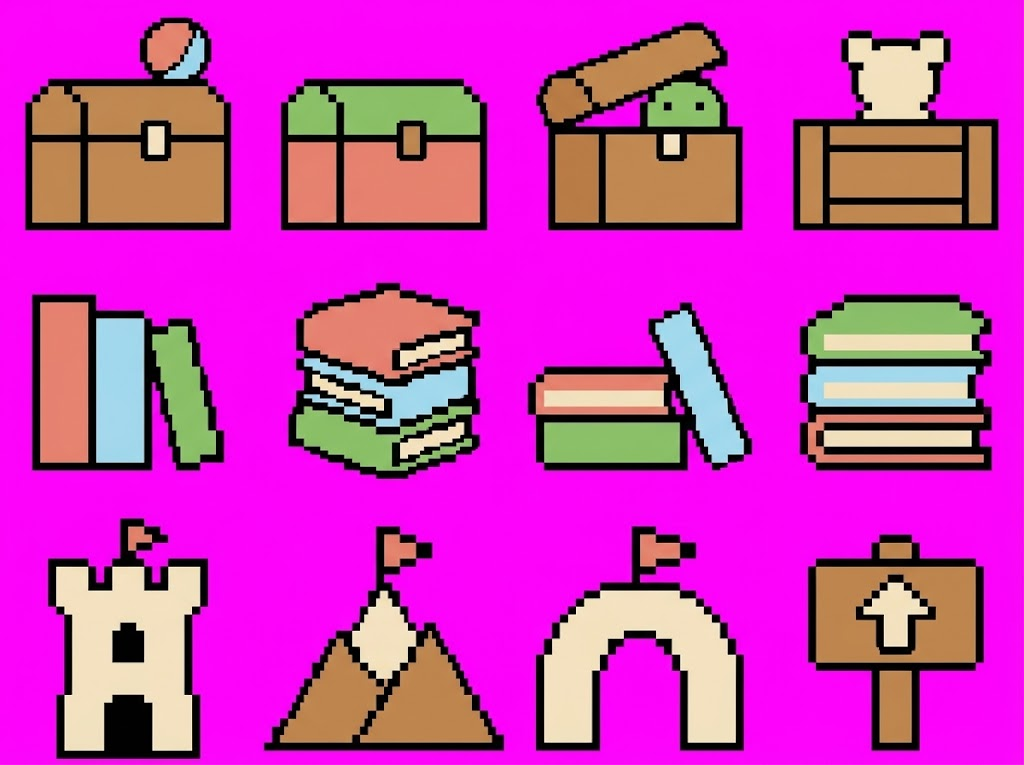
#> input picture art_src/home-props-sheet-v2.png, 1024 x 765 px
$ python gen_home_props.py home-props-sheet-v2.png 5 --colours Xwscl
#> lines starting #> are read from the running program, lines starting #| are printed output that depends on the picture; after the words box and inside, x2 and y2 are one past the last pixel; in counts of white or black regions, pixels touching at a corner belong together
"""Cuts one piece out of a generated home-props sheet and prints it as the
pixel-grid rows `lib/components/home_action_bar.dart` draws.

The sheet is the 3x4 props sheet made from the prompt in ROADMAP item 10, one
object per cell on magenta. The tool draws on no real pixel grid, so the piece
is read at `--cell` source pixels to a cell (about half the sheet's own
chunkiness, which keeps the oblique edges), snapped to the cozy room's six
colours, and cleaned: only the colours the piece should use, no specks, a
closed one-cell outline, and the largest blob kept.

    python gen_home_props.py home-props-sheet-v2.png 5 --colours Xwscl
        (piece 5 = row 2, column 2, counting 0.. in reading order)

Prints the Dart list; paste it over the matching rows in home_action_bar.dart.
"""
import argparse
import numpy as np
from PIL import Image
from scipy import ndimage

PAL = {'X': (0x14, 0x12, 0x0e), 'w': (0xf2, 0xe3, 0xc6), 'o': (0xc5, 0x8c, 0x56),
       's': (0xa8, 0xdc, 0xef), 'c': (0xe9, 0x8a, 0x7b), 'l': (0x8c, 0xc5, 0x6a)}


def is_magenta(px):
    return (abs(px[..., 0] - 255) < 80) & (px[..., 1] < 120) & (abs(px[..., 2] - 255) < 80)


def pieces(a):
    fg = ~is_magenta(a)
    lab, _ = ndimage.label(ndimage.binary_dilation(fg, iterations=5))
    boxes = [(s[0].start, s[0].stop, s[1].start, s[1].stop)
             for s in ndimage.find_objects(lab)
             if (s[0].stop - s[0].start) * (s[1].stop - s[1].start) > 3000]
    return sorted(boxes, key=lambda b: (round(b[0] / 250), b[2]))


def quantise(sub, cell, ink_share=0.4, ox=0.5, oy=0.25):
    keys = list(PAL)
    cols = np.array([PAL[k] for k in keys])
    h, w = sub.shape[:2]
    rows = []
    for cy in range(int((h - oy) // cell + 1)):
        r = ''
        for cx in range(int((w - ox) // cell + 1)):
            blk = sub[int(oy + cy * cell):int(oy + (cy + 1) * cell),
                      int(ox + cx * cell):int(ox + (cx + 1) * cell)].reshape(-1, 3)
            if len(blk) == 0 or is_magenta(blk).mean() > 0.5:
                r += '.'
                continue
            blk = blk[~is_magenta(blk)]
            near = ((blk[:, None, :] - cols[None]) ** 2).sum(2).argmin(1)
            share = np.bincount(near, minlength=len(keys)) / len(blk)
            if share[0] >= ink_share:
                r += 'X'
            else:
                share[0] = 0
                r += keys[share.argmax()]
        rows.append(list(r))
    return rows


def clean(rows, colours):
    h, w = len(rows), len(rows[0])
    fills = [c for c in colours if c != 'X']

    def at(y, x):
        return rows[y][x] if 0 <= y < h and 0 <= x < w else '.'

    def around(y, x):
        return [at(y + dy, x + dx) for dy in (-1, 0, 1) for dx in (-1, 0, 1) if dy or dx]

    for _ in range(2):
        new = [r[:] for r in rows]
        for y in range(h):
            for x in range(w):
                ch = rows[y][x]
                if ch == '.':
                    continue
                nb = around(y, x)
                cand = [n for n in nb if n in fills]
                vote = max(set(cand), key=cand.count) if cand else 'X'
                if ch not in colours or (ch != 'X' and sum(n == ch for n in nb) <= 1) \
                        or (ch == 'X' and not any(n == 'X' for n in nb)):
                    new[y][x] = vote
        rows = new
    new = [r[:] for r in rows]
    for y in range(h):
        for x in range(w):
            if rows[y][x] != '.' and any(at(y + dy, x + dx) == '.'
                                          for dy, dx in ((1, 0), (-1, 0), (0, 1), (0, -1))):
                new[y][x] = 'X'
    rows = new
    m = np.array([[c != '.' for c in r] for r in rows])
    lab, n = ndimage.label(m, structure=np.ones((3, 3)))
    keep = 1 + int(np.argmax(ndimage.sum(m, lab, range(1, n + 1))))
    txt = [''.join(c if lab[y][x] == keep else '.' for x, c in enumerate(r))
           for y, r in enumerate(rows)]
    return trim(txt)


def trim(txt):
    # Empty rows, and the one-cell nubs the read leaves on a peak.
    thin = lambda r: sum(c != '.' for c in r) < 6
    while thin(txt[0]):
        txt.pop(0)
    while thin(txt[-1]):
        txt.pop()
    left = min(len(r) - len(r.lstrip('.')) for r in txt)
    right = max(len(r.rstrip('.')) for r in txt)
    return [r[left:right] for r in txt]


def main():
    ap = argparse.ArgumentParser()
    ap.add_argument('sheet')
    ap.add_argument('piece', type=int)
    ap.add_argument('--cell', type=float, default=3.43)
    ap.add_argument('--colours', default='Xwscl', help='the palette letters the piece may use')
    ap.add_argument('--name', default='pieceRows')
    args = ap.parse_args()
    a = np.array(Image.open(args.sheet).convert('RGB')).astype(int)
    y0, y1, x0, x1 = pieces(a)[args.piece]
#> in is_magenta, `return (abs(px[..., 0] - 255) < 80) & (px[..., 1] < 120) & (abs(px[.....`:
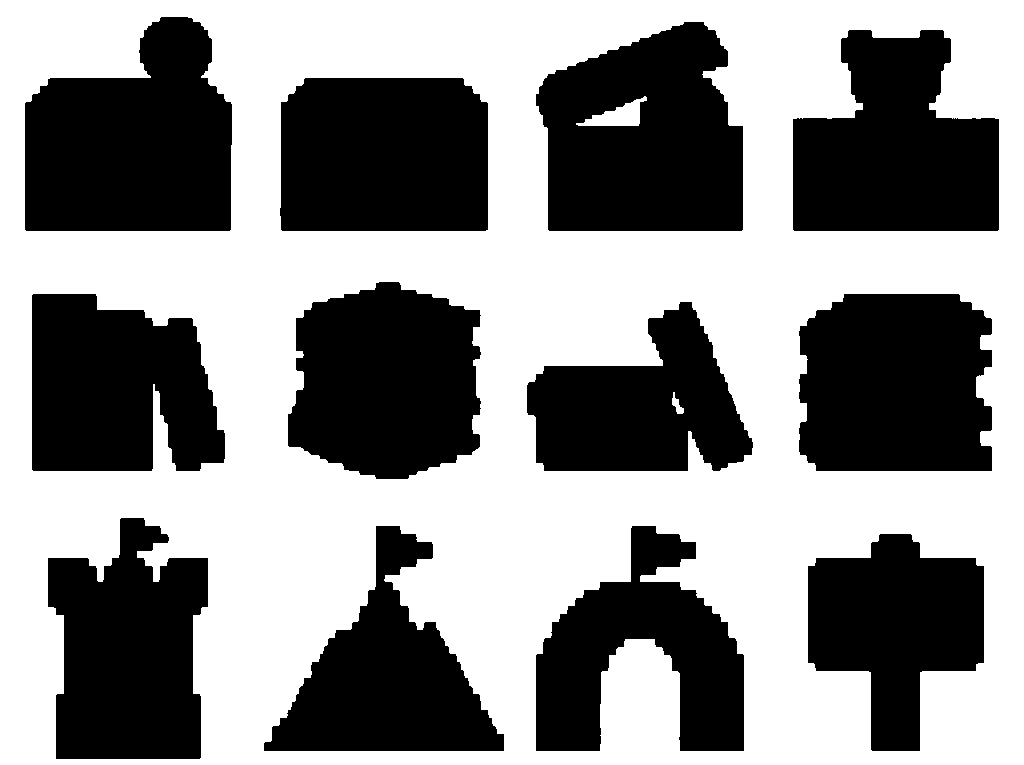
#> returned value: shape (765, 1024) bool; 55.4% white; 12 black regions, largest, box (x1, y1, x2, y2) and area: (25, 17, 232, 231) 34642, (536, 22, 743, 231) 34109, (799, 294, 992, 471) 31454
#> in pieces, `lab, _ = ndimage.label(ndimage.binary_dilation(fg, iterations=5))`:
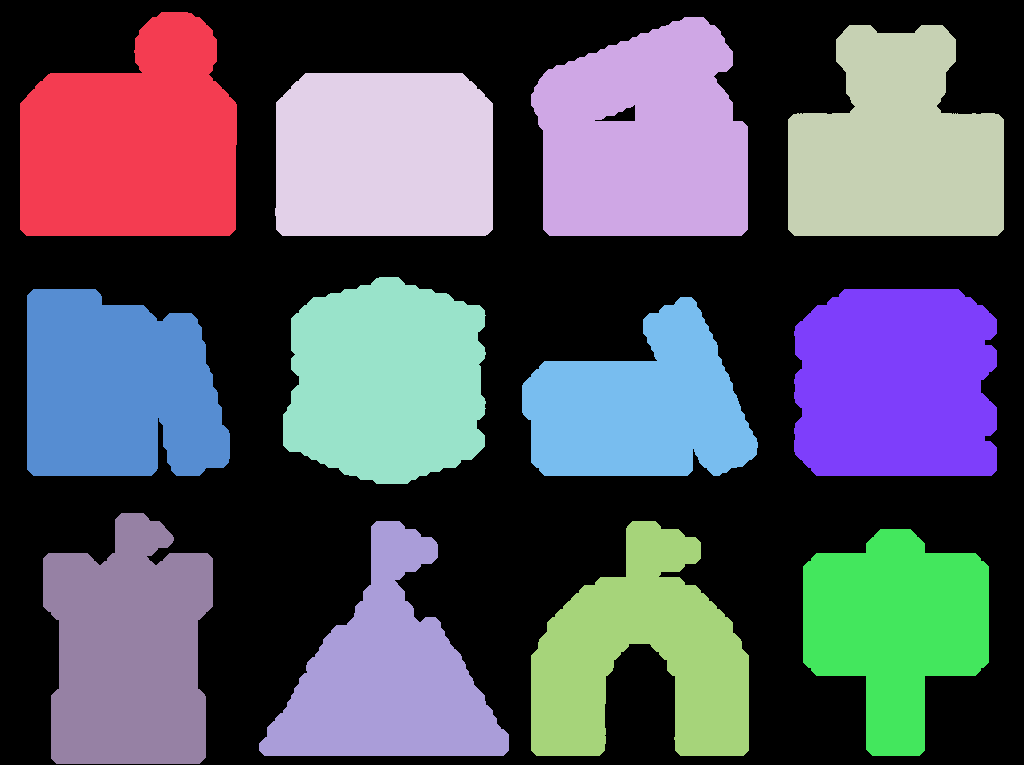
#> lab: shape (765, 1024) int32; 13 distinct labels, from 0 to 12; one colour per label, 0 black
#> in pieces, `boxes = [(s[0].start, s[0].stop, s[1].start, s[1].stop) for s in ndima..`: boxes = [(12, 236, 20, 237), (17, 236, 531, 748), (25, 236, 788, 1004), (73, 236, 275, 493), (277, 484, 283, 486), (289, 476, 27, 230), (289, 476, 794, 997), (297, 476, 522, 758), (513, 764, 43, 213), (521, 756, 259, 509), (521, 756, 531, 749), (529, 756, 803, 989)]
#> y0 = 277; y1 = 484; x0 = 283; x1 = 486
    txt = clean(quantise(a[y0:y1, x0:x1], args.cell), args.colours + '.')
#> after the loop in quantise, `for cy in range(int((h - oy) // cell + 1)):`: rows = 61 items
#> in clean, `h, w = len(rows), len(rows[0])`: h = 61; w = 60
#> in clean, `m = np.array([[c != '.' for c in r] for r in rows])`:
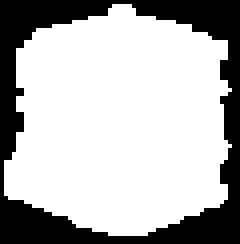
#> m: shape (61, 60) bool (shown 4 times larger); 71.2% white; 1 black region, box (x1, y1, x2, y2) and area: (0, 0, 60, 61) 1055
#> in clean, `lab, n = ndimage.label(m, structure=np.ones((3, 3)))`: n = 1
#> the loop in trim, `while thin(txt[0]):` made 2 passes
#> after the loop in trim, `while thin(txt[0]):`: txt = 59 items
#> the loop in trim, `while thin(txt[-1]):` made 2 passes
#> after the loop in trim, `while thin(txt[-1]):`: txt = 57 items
#> in trim, `left = min(len(r) - len(r.lstrip('.')) for r in txt)`: left = 1
#> in trim, `right = max(len(r.rstrip('.')) for r in txt)`: right = 58
#> txt = 57 items
    print(f'const List<String> {args.name} = [')
    for r in txt:
        print(f"  '{r}',")
#> this loop made 57 passes
#> (printed output is left out)
    print('];')


if __name__ == '__main__':
    main()
